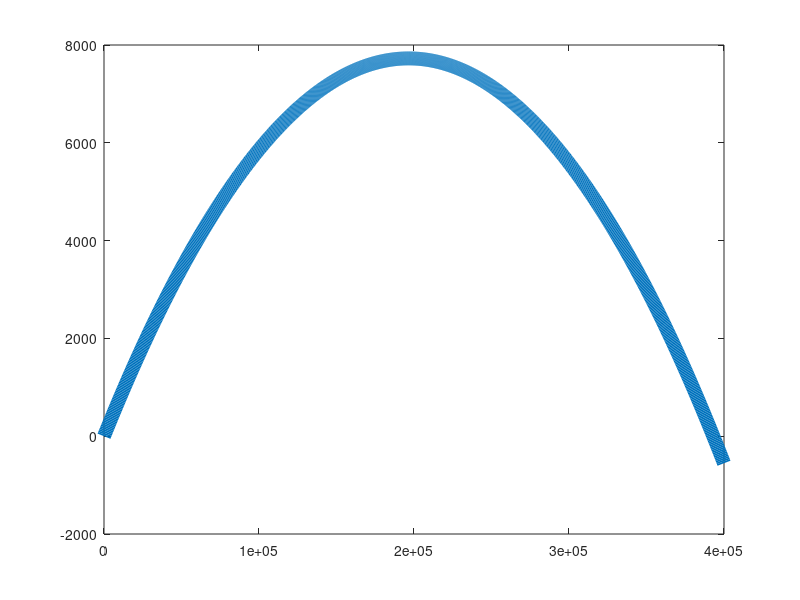

The MATLAB source for this figure: (Note: this script raises an error after producing the figure.)

%%%%%%Plot for dy/dt vs y%%%%%%

% Define the range of x
x = linspace(0, 400000, 1000); % Generates 1000 points between 0 and 138207

% Calculate the function values
y = 0.08.*x.*(1 - x/400000) - 10^(-8)*138207.*x;

% Plot the function
figure; % Creates a new figure window
plot(x, y, 'LineWidth', 10);
yline(0, '--', 'LineWidth', 2); % Horizontal line at y=0 with a thicker line, no legend needed
xlabel('Fin Whale Population', 'FontSize',14);
ylabel('Fin Whale Growth Rate', 'FontSize',14);
title('Plot of Fin Whale Growth Rate vs Fin Whale Population', 'FontSize',14);
grid on; % Adds a grid to the plot for better readability

% Prevent scientific notation on axes
ax = gca;
ax.FontSize = 14; % Larger font size for the axes
xticks = get(ax, 'XTick');
newXTickLabels = arrayfun(@(v) sprintf('%.0f', v), xticks, 'UniformOutput', false);
set(ax, 'XTickLabel', newXTickLabels);
yticks = get(ax, 'YTick');
newYTickLabels = arrayfun(@(v) sprintf('%.2f', v), yticks, 'UniformOutput', false);
set(ax, 'YTickLabel', newYTickLabels);

% Calculate the function value at x = 138207
x_point = 393089;
y_point = 0.08*x_point*(1 - x_point/400000) - 10^(-8)*138207*x_point;

% Plot the dot
hold on; % Keep the current plot
plot(x_point, y_point, 'r.', 'MarkerSize', 50); % Plot the dot in red with a larger size

% Label the point
label = sprintf('(%.0f, %.2f)', x_point, y_point);
text(x_point-4000, y_point, label, 'VerticalAlignment', 'bottom', 'HorizontalAlignment', 'right', 'FontSize',14);

%%%%%%Plot for dx/dt vs x%%%%%%

% Define the range of x
x = linspace(0, 150000, 1000); % Generates 1000 points between 0 and 138207

% Calculate the function values
y = 0.05.*x.*(1 - x/150000) - 10^(-8)*393090.*x;

% Plot the function
figure; % Creates a new figure window
plot(x, y, 'LineWidth', 10);
yline(0, '--', 'LineWidth', 2); % Horizontal line at y=0 with a thicker line, no legend needed
xlabel('Blue Whale Population','FontSize',14);
ylabel('Blue Whale Growth Rate','FontSize',14);
title('Plot of Blue Whale Growth Rate vs Blue Whale Population','FontSize',14);
grid on; % Adds a grid to the plot for better readability

% Prevent scientific notation on axes
ax = gca;
ax.FontSize = 14; % Larger font size for the axes
xticks = get(ax, 'XTick');
newXTickLabels = arrayfun(@(v) sprintf('%.0f', v), xticks, 'UniformOutput', false);
set(ax, 'XTickLabel', newXTickLabels);
yticks = get(ax, 'YTick');
newYTickLabels = arrayfun(@(v) sprintf('%.2f', v), yticks, 'UniformOutput', false);
set(ax, 'YTickLabel', newYTickLabels);

% Calculate the function value at x = 138207
x_point = 138207;
y_point = 0.05*x_point*(1 - x_point/150000) - 10^(-8)*393090*x_point;

% Plot the dot
hold on; % Keep the current plot
plot(x_point, y_point, 'r.', 'MarkerSize', 50); % Plot the dot in red with a larger size

% Label the point
label = sprintf('(%.0f, %.2f)', x_point, y_point);
text(x_point-2000, y_point, label, 'VerticalAlignment', 'bottom', 'HorizontalAlignment', 'right', 'FontSize',14);


%%%%%%Plot for populations that creates maximum growth rate vs alpha%%%%%%

syms a
A = [2*a 2*0.05/150000; 2*0.08/400000 2*a];
b = [0.05; 0.08];
s = A\b;
y = s(1);
x = s(2);

% Convert symbolic expressions to functions for numeric evaluation
x_func = matlabFunction(x);
y_func = matlabFunction(y);

% Define the range for a for numeric evaluation
a_values = linspace(0, 1.4*10^(-7), 1000);

% Evaluate dx and dy over the range of a_values
x_values = x_func(a_values);
y_values = y_func(a_values);

% Plot dx vs. dy over the range of a
figure; % Open a new figure window
h1 = plot(a_values, x_values, 'LineWidth', 10, 'DisplayName', 'Blue Whale Population'); % Save handle for x plot
hold on % Hold on to plot dy on the same graph
h2 = plot(a_values, y_values, 'LineWidth', 10, 'DisplayName', 'Fin Whale Population'); % Save handle for y plot
yline(0, '--', 'LineWidth', 2); % Horizontal line at y=0 with a thicker line, no legend needed
h3 = plot(1.25e-07, 0, 'y.', 'MarkerSize', 50, 'LineWidth', 2, 'DisplayName', 'Extinction threshold'); % Mark a specific point
h4 = plot(10^-8, 0, 'g.', 'MarkerSize', 50, 'LineWidth', 2,'DisplayName', 'IWC value'); % Mark a specific point
% Label the dot
text(1.35e-07, 0, '  1.25*10^{-7}', 'VerticalAlignment', 'bottom', 'HorizontalAlignment', 'right', 'FontSize',14)
text(1.2*10^-8, 3000, '  10^{-8}', 'VerticalAlignment', 'bottom', 'HorizontalAlignment', 'right', 'FontSize',14)


hold off

% Customize the axes and labels with larger font sizes
ax = gca; % Current axes
ax.FontSize = 14; % Larger font size for the axes
xlabel('Effect of Competition', 'FontSize', 16) % Larger font size for the x-axis label
ylabel('Population', 'FontSize', 16) % Larger font size for the y-axis label
title('Blue Whale and Fin Whale Populations vs. Effect of Competition', 'FontSize', 18) % Larger font size for the title

% Show legend 
legend([h1, h2, h3, h4], 'Location', 'best')

grid on % Add grid lines for better readability

% Solve for a when x is 0 and display
solution_a = solve(x == 0, a);
disp(['Total growth rate for the whales is maximized if blue whale is driven to extinction at a=', num2str(double(solution_a))]);

%%%%%%Plot for maximum population vs alpha%%%%%%

syms a
A = [a 0.05/150000; 0.08/400000 a];
b = [0.05; 0.08];
s = A\b;
y = s(1);
x = s(2);


% Convert symbolic expressions to functions for numeric evaluation
x_func = matlabFunction(x);
y_func = matlabFunction(y);

% Define the range for a for numeric evaluation
a_values = linspace(0, 1.4*10^(-7), 1000);

% Evaluate dx and dy over the range of a_values
x_values = x_func(a_values);
y_values = y_func(a_values);

% Plot dx vs. dy over the range of a
figure; % Open a new figure window
h1 = plot(a_values, x_values, 'LineWidth', 10, 'DisplayName', 'Blue Whale Population'); % Save handle for x plot
hold on % Hold on to plot dy on the same graph
h2 = plot(a_values, y_values, 'LineWidth', 10, 'DisplayName', 'Fin Whale Population'); % Save handle for y plot
yline(0, '--', 'LineWidth', 2); % Horizontal line at y=0 with a thicker line, no legend needed
h3 = plot(1.25e-07, 0, 'y.', 'MarkerSize', 50, 'LineWidth', 2, 'DisplayName', 'Extinction threshold'); % Mark a specific point
h4 = plot(10^-8, 0, 'g.', 'MarkerSize', 50, 'LineWidth', 2,'DisplayName', 'IWC value'); % Mark a specific point
% Label the dot
text(1.35e-07, 0, '  1.25*10^{-7}', 'VerticalAlignment', 'bottom', 'HorizontalAlignment', 'right', 'FontSize',14)
text(1.2*10^-8, 3000, '  10^{-8}', 'VerticalAlignment', 'bottom', 'HorizontalAlignment', 'right', 'FontSize',14)


hold off

% Customize the axes and labels with larger font sizes
ax = gca; % Current axes
ax.FontSize = 14; % Larger font size for the axes
xlabel('Effect of Competition', 'FontSize', 16) % Larger font size for the x-axis label
ylabel('Population', 'FontSize', 16) % Larger font size for the y-axis label
title('Blue Whale and Fin Whale Populations vs. Effect of Competition', 'FontSize', 18) % Larger font size for the title

% Show legend 
legend([h1, h2, h3, h4], 'Location', 'best')

grid on % Add grid lines for better readability

% Solve for a when x is 0 and display
solution_a = solve(x == 0, a);
disp(['Total population for the whales is maximized if blue whale is driven to extinction at a=', num2str(double(solution_a))]);


%%%%%%Plot for population that produces maximum revenue vs alpha%%%%%%

syms a

A = [18*a 12*2*0.05/150000; 6*2*0.08/400000 18*a];
b = [12*0.05; 6*0.08];
s = A\b;
y = s(1);
x = s(2);
% Convert symbolic expressions to functions for numeric evaluation
x_func = matlabFunction(x);
y_func = matlabFunction(y);

% Define the range for a for numeric evaluation
a_values = linspace(0, 2*10^(-7), 1000);

% Evaluate dx and dy over the range of a_values
x_values = x_func(a_values);
y_values = y_func(a_values);

% Plot dx vs. dy over the range of a
figure; % Open a new figure window
h1 = plot(a_values, x_values, 'LineWidth', 10, 'DisplayName', 'Blue Whale Population'); % Save handle for x plot
hold on % Hold on to plot dy on the same graph
h2 = plot(a_values, y_values, 'LineWidth', 10, 'DisplayName', 'Fin Whale Population'); % Save handle for y plot
yline(0, '--', 'LineWidth', 2); % Horizontal line at y=0 with a thicker line, no legend needed
h3 = plot(1.6667e-07, 0, 'y.', 'MarkerSize', 50, 'LineWidth', 2, 'DisplayName', 'Extinction threshold'); % Mark a specific point
h4 = plot(10^-8, 0, 'g.', 'MarkerSize', 50, 'LineWidth', 2,'DisplayName', 'IWC value'); % Mark a specific point
% Label the dot
text(1.8e-07, 0, '  1.6667*10^{-7}', 'VerticalAlignment', 'bottom', 'HorizontalAlignment', 'right', 'FontSize',14)
text(1.2*10^-8, 3000, '  10^{-8}', 'VerticalAlignment', 'bottom', 'HorizontalAlignment', 'right', 'FontSize',14)
hold off

% Customize the axes and labels with larger font sizes
ax = gca; % Current axes
ax.FontSize = 14; % Larger font size for the axes
xlabel('Effect of Competition', 'FontSize', 16) % Larger font size for the x-axis label
ylabel('Population', 'FontSize', 16) % Larger font size for the y-axis label
title('Blue Whale and Fin Whale Populations vs. Effect of Competition', 'FontSize', 18) % Larger font size for the title

% Show legend
legend([h1, h2,h3,h4], 'Location', 'best')

grid on % Add grid lines for better readability

% Solve for a when x is 0 and display
solution_a = solve(x == 0, a);
disp(['total growth rate for the whales is maximized if blue whale is driven to extinction at a=', num2str(double(solution_a))]);

